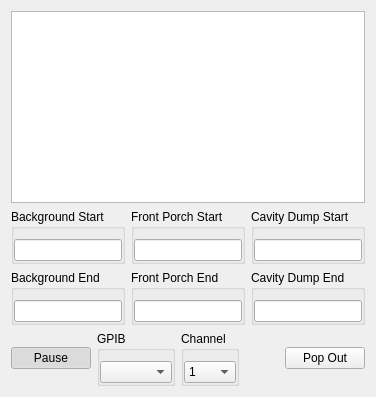
      <widget class="QWidget" name="tabOsc">
       <attribute name="title">
        <string>Oscilloscope</string>
       </attribute>
       <layout class="QVBoxLayout" name="verticalLayout_2">
        <item>
         <widget class="PlotWidget" name="gOsc">
          <property name="sizePolicy">
           <sizepolicy hsizetype="Expanding" vsizetype="Expanding">
            <horstretch>0</horstretch>
            <verstretch>0</verstretch>
           </sizepolicy>
          </property>
         </widget>
        </item>
        <item>
         <layout class="QGridLayout" name="gridLayout_5">
          <item row="0" column="0">
           <widget class="QGroupBox" name="groupBox_25">
            <property name="title">
             <string>Background Start</string>
            </property>
            <property name="flat">
             <bool>true</bool>
            </property>
            <layout class="QHBoxLayout" name="horizontalLayout_23">
             <property name="leftMargin">
              <number>0</number>
             </property>
             <property name="topMargin">
              <number>10</number>
             </property>
             <property name="rightMargin">
              <number>0</number>
             </property>
             <property name="bottomMargin">
              <number>0</number>
             </property>
             <item>
              <widget class="QFNumberEdit" name="tBgSt">
               <property name="text">
                <string/>
               </property>
              </widget>
             </item>
            </layout>
           </widget>
          </item>
          <item row="0" column="1">
           <widget class="QGroupBox" name="groupBox_27">
            <property name="title">
             <string>Front Porch Start</string>
            </property>
            <property name="flat">
             <bool>true</bool>
            </property>
            <layout class="QHBoxLayout" name="horizontalLayout_25">
             <property name="leftMargin">
              <number>0</number>
             </property>
             <property name="topMargin">
              <number>10</number>
             </property>
             <property name="rightMargin">
              <number>0</number>
             </property>
             <property name="bottomMargin">
              <number>0</number>
             </property>
             <item>
              <widget class="QFNumberEdit" name="tFpSt"/>
             </item>
            </layout>
           </widget>
          </item>
          <item row="0" column="2">
           <widget class="QGroupBox" name="groupBox_29">
            <property name="title">
             <string>Cavity Dump Start</string>
            </property>
            <property name="flat">
             <bool>true</bool>
            </property>
            <layout class="QHBoxLayout" name="horizontalLayout_27">
             <property name="leftMargin">
              <number>0</number>
             </property>
             <property name="topMargin">
              <number>10</number>
             </property>
             <property name="rightMargin">
              <number>0</number>
             </property>
             <property name="bottomMargin">
              <number>0</number>
             </property>
             <item>
              <widget class="QFNumberEdit" name="tCdSt"/>
             </item>
            </layout>
           </widget>
          </item>
          <item row="1" column="0">
           <widget class="QGroupBox" name="groupBox_26">
            <property name="title">
             <string>Background End</string>
            </property>
            <property name="flat">
             <bool>true</bool>
            </property>
            <layout class="QHBoxLayout" name="horizontalLayout_24">
             <property name="leftMargin">
              <number>0</number>
             </property>
             <property name="topMargin">
              <number>10</number>
             </property>
             <property name="rightMargin">
              <number>0</number>
             </property>
             <property name="bottomMargin">
              <number>0</number>
             </property>
             <item>
              <widget class="QFNumberEdit" name="tBgEn">
               <property name="text">
                <string/>
               </property>
              </widget>
             </item>
            </layout>
           </widget>
          </item>
          <item row="1" column="1">
           <widget class="QGroupBox" name="groupBox_28">
            <property name="title">
             <string>Front Porch End</string>
            </property>
            <property name="flat">
             <bool>true</bool>
            </property>
            <layout class="QHBoxLayout" name="horizontalLayout_26">
             <property name="leftMargin">
              <number>0</number>
             </property>
             <property name="topMargin">
              <number>10</number>
             </property>
             <property name="rightMargin">
              <number>0</number>
             </property>
             <property name="bottomMargin">
              <number>0</number>
             </property>
             <item>
              <widget class="QFNumberEdit" name="tFpEn"/>
             </item>
            </layout>
           </widget>
          </item>
          <item row="1" column="2">
           <widget class="QGroupBox" name="groupBox_30">
            <property name="title">
             <string>Cavity Dump End</string>
            </property>
            <property name="flat">
             <bool>true</bool>
            </property>
            <layout class="QHBoxLayout" name="horizontalLayout_28">
             <property name="leftMargin">
              <number>0</number>
             </property>
             <property name="topMargin">
              <number>10</number>
             </property>
             <property name="rightMargin">
              <number>0</number>
             </property>
             <property name="bottomMargin">
              <number>0</number>
             </property>
             <item>
              <widget class="QFNumberEdit" name="tCdEn"/>
             </item>
            </layout>
           </widget>
          </item>
         </layout>
        </item>
        <item>
         <layout class="QHBoxLayout" name="horizontalLayout">
          <item>
           <widget class="QPushButton" name="bOPause">
            <property name="text">
             <string>Pause</string>
            </property>
            <property name="checkable">
             <bool>true</bool>
            </property>
            <property name="checked">
             <bool>true</bool>
            </property>
           </widget>
          </item>
          <item>
           <widget class="QGroupBox" name="groupBox_31">
            <property name="title">
             <string>GPIB</string>
            </property>
            <property name="flat">
             <bool>true</bool>
            </property>
            <layout class="QHBoxLayout" name="horizontalLayout_29">
             <property name="leftMargin">
              <number>0</number>
             </property>
             <property name="topMargin">
              <number>10</number>
             </property>
             <property name="rightMargin">
              <number>0</number>
             </property>
             <property name="bottomMargin">
              <number>0</number>
             </property>
             <item>
              <widget class="QComboBox" name="cOGPIB"/>
             </item>
            </layout>
           </widget>
          </item>
          <item>
           <widget class="QGroupBox" name="groupBox_32">
            <property name="title">
             <string>Channel</string>
            </property>
            <property name="flat">
             <bool>true</bool>
            </property>
            <layout class="QHBoxLayout" name="horizontalLayout_30">
             <property name="leftMargin">
              <number>0</number>
             </property>
             <property name="topMargin">
              <number>10</number>
             </property>
             <property name="rightMargin">
              <number>0</number>
             </property>
             <property name="bottomMargin">
              <number>0</number>
             </property>
             <item>
              <widget class="QComboBox" name="cOChannel">
               <item>
                <property name="text">
                 <string>1</string>
                </property>
               </item>
               <item>
                <property name="text">
                 <string>2</string>
                </property>
               </item>
               <item>
                <property name="text">
                 <string>3</string>
                </property>
               </item>
               <item>
                <property name="text">
                 <string>4</string>
                </property>
               </item>
              </widget>
             </item>
            </layout>
           </widget>
          </item>
          <item>
           <spacer name="horizontalSpacer">
            <property name="orientation">
             <enum>Qt::Horizontal</enum>
            </property>
            <property name="sizeHint" stdset="0">
             <size>
              <width>40</width>
              <height>20</height>
             </size>
            </property>
           </spacer>
          </item>
          <item>
           <widget class="QPushButton" name="bOPop">
            <property name="text">
             <string>Pop Out</string>
            </property>
           </widget>
          </item>
         </layout>
        </item>
       </layout>
      </widget>
